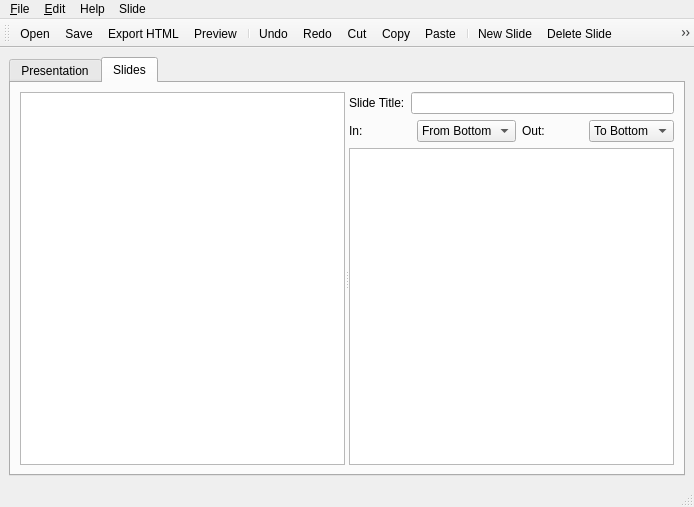
<ui version="4.0" >
 <class>MainWindow</class>
 <widget class="QMainWindow" name="MainWindow" >
  <property name="geometry" >
   <rect>
    <x>0</x>
    <y>0</y>
    <width>694</width>
    <height>507</height>
   </rect>
  </property>
  <property name="windowTitle" >
   <string>MainWindow</string>
  </property>
  <widget class="QWidget" name="centralwidget" >
   <layout class="QVBoxLayout" >
    <property name="margin" >
     <number>9</number>
    </property>
    <property name="spacing" >
     <number>6</number>
    </property>
    <item>
     <widget class="QTabWidget" name="tabWidget" >
      <property name="currentIndex" >
       <number>1</number>
      </property>
      <widget class="QWidget" name="presentation" >
       <attribute name="title" >
        <string>Presentation</string>
       </attribute>
       <layout class="QVBoxLayout" >
        <property name="margin" >
         <number>9</number>
        </property>
        <property name="spacing" >
         <number>6</number>
        </property>
        <item>
         <layout class="QGridLayout" >
          <property name="margin" >
           <number>0</number>
          </property>
          <property name="spacing" >
           <number>6</number>
          </property>
          <item row="1" column="1" >
           <widget class="QLineEdit" name="pres_subtitle" />
          </item>
          <item row="0" column="1" >
           <widget class="QLineEdit" name="pres_title" />
          </item>
          <item row="2" column="1" >
           <widget class="QLineEdit" name="header" />
          </item>
          <item row="4" column="0" >
           <widget class="QLabel" name="label_5" >
            <property name="text" >
             <string>Footer:</string>
            </property>
           </widget>
          </item>
          <item rowspan="2" row="3" column="1" >
           <widget class="QLineEdit" name="footer" />
          </item>
          <item rowspan="2" row="2" column="0" >
           <widget class="QLabel" name="label_4" >
            <property name="text" >
             <string>Header:</string>
            </property>
           </widget>
          </item>
          <item row="0" column="0" >
           <widget class="QLabel" name="label_2" >
            <property name="text" >
             <string>Presentation Title:</string>
            </property>
           </widget>
          </item>
          <item row="1" column="0" >
           <widget class="QLabel" name="label_3" >
            <property name="text" >
             <string>Presentation Subtitle:</string>
            </property>
           </widget>
          </item>
         </layout>
        </item>
        <item>
         <widget class="QLabel" name="label_8" >
          <property name="text" >
           <string>Extra Info:</string>
          </property>
         </widget>
        </item>
        <item>
         <widget class="QTextEdit" name="docinfo" />
        </item>
       </layout>
      </widget>
      <widget class="QWidget" name="slides" >
       <attribute name="title" >
        <string>Slides</string>
       </attribute>
       <layout class="QVBoxLayout" >
        <property name="margin" >
         <number>9</number>
        </property>
        <property name="spacing" >
         <number>6</number>
        </property>
        <item>
         <widget class="QSplitter" name="splitter" >
          <property name="orientation" >
           <enum>Qt::Horizontal</enum>
          </property>
          <widget class="QListWidget" name="slide_list" >
           <property name="sizePolicy" >
            <sizepolicy>
             <hsizetype>1</hsizetype>
             <vsizetype>7</vsizetype>
             <horstretch>0</horstretch>
             <verstretch>0</verstretch>
            </sizepolicy>
           </property>
           <property name="baseSize" >
            <size>
             <width>150</width>
             <height>0</height>
            </size>
           </property>
           <property name="layoutDirection" >
            <enum>Qt::LeftToRight</enum>
           </property>
           <property name="autoFillBackground" >
            <bool>false</bool>
           </property>
           <property name="uniformItemSizes" >
            <bool>true</bool>
           </property>
          </widget>
          <widget class="QWidget" name="layoutWidget" >
           <layout class="QVBoxLayout" >
            <property name="margin" >
             <number>0</number>
            </property>
            <property name="spacing" >
             <number>6</number>
            </property>
            <item>
             <layout class="QHBoxLayout" >
              <property name="margin" >
               <number>0</number>
              </property>
              <property name="spacing" >
               <number>6</number>
              </property>
              <item>
               <widget class="QLabel" name="label" >
                <property name="text" >
                 <string>Slide Title:</string>
                </property>
               </widget>
              </item>
              <item>
               <widget class="QLineEdit" name="slide_title" />
              </item>
             </layout>
            </item>
            <item>
             <layout class="QHBoxLayout" >
              <property name="margin" >
               <number>0</number>
              </property>
              <property name="spacing" >
               <number>6</number>
              </property>
              <item>
               <widget class="QLabel" name="label_6" >
                <property name="text" >
                 <string>In:</string>
                </property>
               </widget>
              </item>
              <item>
               <widget class="QComboBox" name="intrans" >
                <item>
                 <property name="text" >
                  <string>From Bottom</string>
                 </property>
                </item>
                <item>
                 <property name="text" >
                  <string>From Left</string>
                 </property>
                </item>
                <item>
                 <property name="text" >
                  <string>From Right</string>
                 </property>
                </item>
                <item>
                 <property name="text" >
                  <string>From Top</string>
                 </property>
                </item>
                <item>
                 <property name="text" >
                  <string>Fade In</string>
                 </property>
                </item>
               </widget>
              </item>
              <item>
               <widget class="QLabel" name="label_7" >
                <property name="text" >
                 <string>Out:</string>
                </property>
               </widget>
              </item>
              <item>
               <widget class="QComboBox" name="outtrans" >
                <item>
                 <property name="text" >
                  <string>To Bottom</string>
                 </property>
                </item>
                <item>
                 <property name="text" >
                  <string>To Left</string>
                 </property>
                </item>
                <item>
                 <property name="text" >
                  <string>To Right</string>
                 </property>
                </item>
                <item>
                 <property name="text" >
                  <string>To Top</string>
                 </property>
                </item>
                <item>
                 <property name="text" >
                  <string>Fade out</string>
                 </property>
                </item>
               </widget>
              </item>
             </layout>
            </item>
            <item>
             <widget class="QTextEdit" name="slide_text" >
              <property name="sizePolicy" >
               <sizepolicy>
                <hsizetype>7</hsizetype>
                <vsizetype>7</vsizetype>
                <horstretch>4</horstretch>
                <verstretch>0</verstretch>
               </sizepolicy>
              </property>
              <property name="baseSize" >
               <size>
                <width>450</width>
                <height>0</height>
               </size>
              </property>
              <property name="font" >
               <font>
                <family>Bitstream Vera Sans Mono</family>
               </font>
              </property>
             </widget>
            </item>
           </layout>
          </widget>
         </widget>
        </item>
       </layout>
      </widget>
     </widget>
    </item>
   </layout>
  </widget>
  <widget class="QMenuBar" name="menubar" >
   <property name="geometry" >
    <rect>
     <x>0</x>
     <y>0</y>
     <width>694</width>
     <height>31</height>
    </rect>
   </property>
   <widget class="QMenu" name="menuSlide" >
    <property name="title" >
     <string>Slide</string>
    </property>
    <addaction name="actionNewSlide" />
    <addaction name="actionDelete_Slide" />
    <addaction name="separator" />
    <addaction name="actionMove_Up" />
    <addaction name="actionMove_Down" />
   </widget>
   <widget class="QMenu" name="menuHelp" >
    <property name="title" >
     <string>Help</string>
    </property>
    <addaction name="action_Contents" />
    <addaction name="actionAbout_Tobogan" />
   </widget>
   <widget class="QMenu" name="menu_Edit" >
    <property name="title" >
     <string>&amp;Edit</string>
    </property>
    <addaction name="actionUndo" />
    <addaction name="actionRedo" />
    <addaction name="separator" />
    <addaction name="actionCut" />
    <addaction name="actionCopy" />
    <addaction name="actionPaste" />
    <addaction name="actionDelete" />
    <addaction name="actionSelect_All" />
   </widget>
   <widget class="QMenu" name="menu_File" >
    <property name="title" >
     <string>&amp;File</string>
    </property>
    <addaction name="actionNew" />
    <addaction name="separator" />
    <addaction name="action_Open" />
    <addaction name="action_Save" />
    <addaction name="actionSave_as" />
    <addaction name="separator" />
    <addaction name="actionExport_HTML" />
    <addaction name="actionPreview" />
    <addaction name="separator" />
    <addaction name="action_Quit" />
   </widget>
   <addaction name="menu_File" />
   <addaction name="menu_Edit" />
   <addaction name="menuHelp" />
   <addaction name="menuSlide" />
  </widget>
  <widget class="QStatusBar" name="statusbar" />
  <widget class="QToolBar" name="toolBar" >
   <property name="orientation" >
    <enum>Qt::Horizontal</enum>
   </property>
   <attribute name="toolBarArea" >
    <number>4</number>
   </attribute>
   <addaction name="action_Open" />
   <addaction name="action_Save" />
   <addaction name="actionExport_HTML" />
   <addaction name="actionPreview" />
   <addaction name="separator" />
   <addaction name="actionUndo" />
   <addaction name="actionRedo" />
   <addaction name="actionCut" />
   <addaction name="actionCopy" />
   <addaction name="actionPaste" />
   <addaction name="separator" />
   <addaction name="actionNewSlide" />
   <addaction name="actionDelete_Slide" />
   <addaction name="actionMove_Up" />
   <addaction name="actionMove_Down" />
  </widget>
  <action name="action_Open" >
   <property name="icon" >
    <iconset resource="icons.qrc" >:/icons/icons/fileopen.png</iconset>
   </property>
   <property name="text" >
    <string>&amp;Open</string>
   </property>
   <property name="shortcut" >
    <string>Ctrl+O</string>
   </property>
  </action>
  <action name="action_Save" >
   <property name="icon" >
    <iconset resource="icons.qrc" >:/icons/icons/filesave.png</iconset>
   </property>
   <property name="text" >
    <string>&amp;Save</string>
   </property>
  </action>
  <action name="actionSave_as" >
   <property name="icon" >
    <iconset resource="icons.qrc" >:/icons/icons/filesaveas.png</iconset>
   </property>
   <property name="text" >
    <string>Save &amp;as</string>
   </property>
  </action>
  <action name="action_Quit" >
   <property name="icon" >
    <iconset resource="icons.qrc" >:/icons/icons/fileclose.png</iconset>
   </property>
   <property name="text" >
    <string>&amp;Quit</string>
   </property>
  </action>
  <action name="actionUndo" >
   <property name="icon" >
    <iconset resource="icons.qrc" >:/icons/icons/undo.png</iconset>
   </property>
   <property name="text" >
    <string>Undo</string>
   </property>
   <property name="shortcut" >
    <string>Ctrl+Z</string>
   </property>
  </action>
  <action name="actionRedo" >
   <property name="icon" >
    <iconset resource="icons.qrc" >:/icons/icons/redo.png</iconset>
   </property>
   <property name="text" >
    <string>Redo</string>
   </property>
   <property name="shortcut" >
    <string>Ctrl+Shift+Z</string>
   </property>
  </action>
  <action name="actionCut" >
   <property name="icon" >
    <iconset resource="icons.qrc" >:/icons/icons/editcut.png</iconset>
   </property>
   <property name="text" >
    <string>Cut</string>
   </property>
   <property name="shortcut" >
    <string>Ctrl+X</string>
   </property>
  </action>
  <action name="actionCopy" >
   <property name="icon" >
    <iconset resource="icons.qrc" >:/icons/icons/editcopy.png</iconset>
   </property>
   <property name="text" >
    <string>Copy</string>
   </property>
   <property name="shortcut" >
    <string>Ctrl+C</string>
   </property>
  </action>
  <action name="actionPaste" >
   <property name="icon" >
    <iconset resource="icons.qrc" >:/icons/icons/editpaste.png</iconset>
   </property>
   <property name="text" >
    <string>Paste</string>
   </property>
   <property name="shortcut" >
    <string>Ctrl+P</string>
   </property>
  </action>
  <action name="actionDelete" >
   <property name="text" >
    <string>Delete</string>
   </property>
  </action>
  <action name="actionSelect_All" >
   <property name="text" >
    <string>Select All</string>
   </property>
  </action>
  <action name="action_Contents" >
   <property name="text" >
    <string>&amp;Contents</string>
   </property>
   <property name="shortcut" >
    <string>F1</string>
   </property>
  </action>
  <action name="actionAbout_Tobogan" >
   <property name="text" >
    <string>About Tobogan</string>
   </property>
  </action>
  <action name="actionNew" >
   <property name="icon" >
    <iconset resource="icons.qrc" >:/icons/icons/filenew.png</iconset>
   </property>
   <property name="text" >
    <string>New</string>
   </property>
  </action>
  <action name="actionPreview" >
   <property name="icon" >
    <iconset resource="icons.qrc" >:/icons/icons/xeyes.png</iconset>
   </property>
   <property name="text" >
    <string>Preview</string>
   </property>
  </action>
  <action name="actionExport_HTML" >
   <property name="icon" >
    <iconset resource="icons.qrc" >:/icons/icons/webexport.png</iconset>
   </property>
   <property name="text" >
    <string>Export HTML</string>
   </property>
  </action>
  <action name="actionNewSlide" >
   <property name="icon" >
    <iconset resource="icons.qrc" >:/icons/icons/newslide.png</iconset>
   </property>
   <property name="text" >
    <string>New Slide</string>
   </property>
  </action>
  <action name="actionDelete_Slide" >
   <property name="icon" >
    <iconset resource="icons.qrc" >:/icons/icons/delslide.png</iconset>
   </property>
   <property name="text" >
    <string>Delete Slide</string>
   </property>
  </action>
  <action name="actionMove_Up" >
   <property name="icon" >
    <iconset resource="icons.qrc" >:/icons/icons/1uparrow.png</iconset>
   </property>
   <property name="text" >
    <string>Move Up</string>
   </property>
  </action>
  <action name="actionMove_Down" >
   <property name="icon" >
    <iconset resource="icons.qrc" >:/icons/icons/1downarrow.png</iconset>
   </property>
   <property name="text" >
    <string>Move Down</string>
   </property>
  </action>
 </widget>
 <resources>
  <include location="icons.qrc" />
 </resources>
 <connections/>
</ui>
